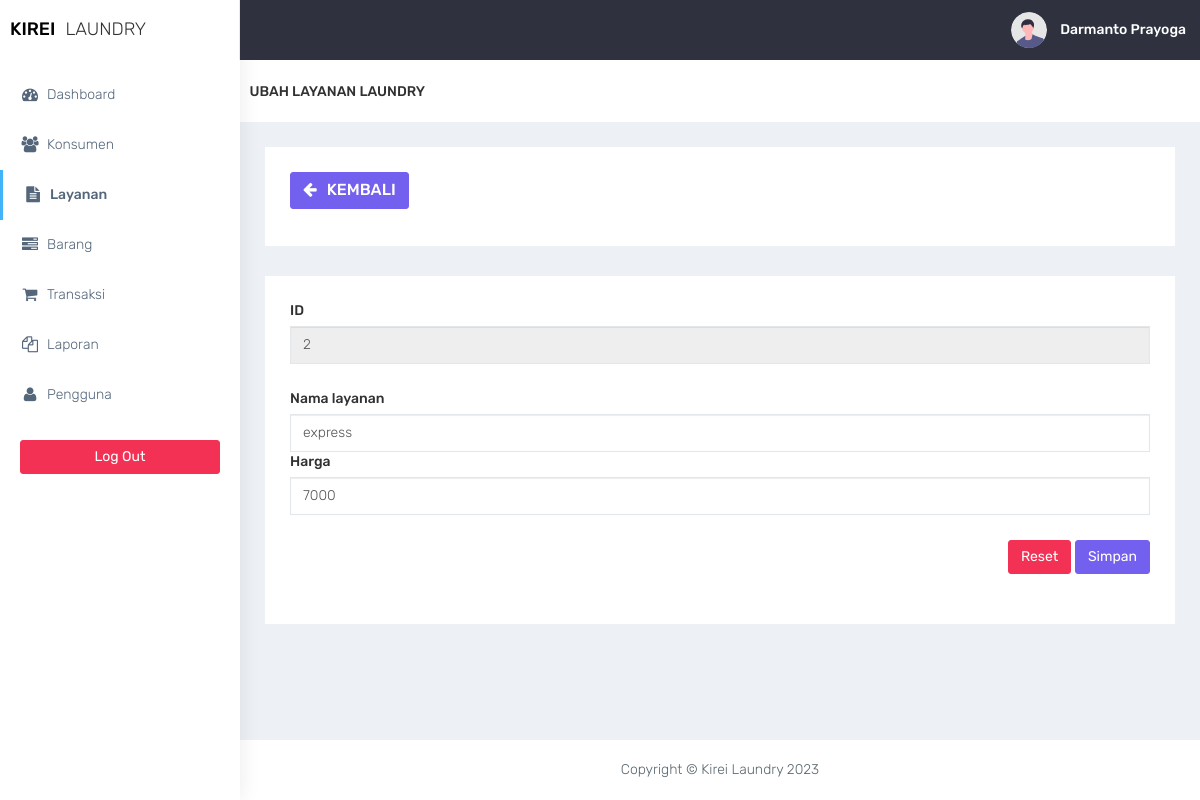
The app's page /layanan/layanan-ubah.php?id_layanan=2 (signed in) with its own data.
### tables this page shows
CREATE TABLE `layanan` (
  `id_layanan` int(11) NOT NULL,
  `nm_layanan` varchar(30) NOT NULL,
  `harga` int(11) NOT NULL
);

### functions.php (called while the page is built, shortened)
<?php
function ambilsatubaris($conn, $query)
{
    $db = mysqli_query($conn, $query);
    return mysqli_fetch_assoc($db);
}

### layanan/layanan-ubah.php (the view, shortened to what this page needs)
<?php
require '../functions.php';
$id_layanan = $_GET['id_layanan'];
$sql = "SELECT * FROM layanan WHERE id_layanan = '$id_layanan'";
$edit = ambilsatubaris($conn,$sql);
require '../layout/layout_header.php';
?>
<div class="container-fluid">
    <div class="row bg-title">
        <h4 class="page-title">Ubah layanan  Laundry</h4>
    </div>
    <div class="row">
        <div class="col-md-12 col-lg-12 col-sm-12 col-xs-12">
            <div class="white-box">
                <div class="row">
                    <div class="col-md-6">
                        <a href="javascript:void(0)" onclick="window.history.back();" class="btn btn-primary box-title"><i class="fa fa-arrow-left fa-fw"></i> Kembali</a>
                    </div>
                </div>
            </div>
        </div>
    </div>
    <div class="row">
        <div class="col-md-12 col-lg-12 col-sm-12 col-xs-12">
            <div class="white-box">
                <form method="post" action="">
                <div class="form-group">
                        <label>ID</label>
                        <input type="text" name="id_layanan" class="form-control" value="<?= $edit['id_layanan'] ?>" readonly>
                    </div>
                    <div class="form-group">
                        <label>Nama layanan</label>
                        <input type="text" name="nm_layanan" class="form-control" value="<?= $edit['nm_layanan'] ?>">
                        <div class="form-group">
                            <label>Harga</label>
                            <input type="text" name="harga" class="form-control" value="<?= $edit['harga'] ?>">
                        </div>
                    <div class="text-right">
                        <button type="reset" class="btn btn-danger">Reset</button>
                        <button type="submit" name="btn-simpan" class="btn btn-primary">Simpan</button>
                    </div>
                </form>
            </div>
        </div>
    </div>
</div>
<?php
require '../layout/layout_footer.php';
?>

### assets/css/colors/default.css (style rules this page uses)
body { background: #fff; }

### records on screen
layanan: id_layanan "2", nm_layanan "express", harga "7000"

### other values on screen
$_SESSION['nm_pengguna'] "Darmanto Prayoga"
